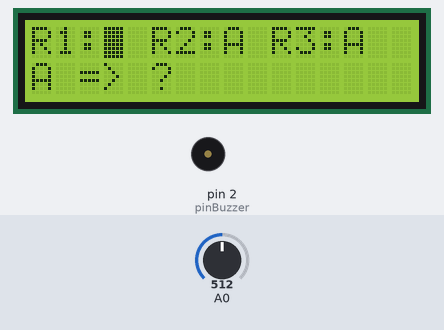
Recording of a sketch running on a simulated Arduino Uno, built with avr-gcc and run on an emulated ATmega328P. Parts: 16×2 character LCD, buzzer (waves = sounding). Inputs (shaded band) come from the test bench; at power-on: A0 = 512. What the sketch prints to the serial monitor is not drawn.

Above: at 2.7 s.
2.8 s: A0 set to 539
4.3 s: A0 set to 563
At 5.0 s:
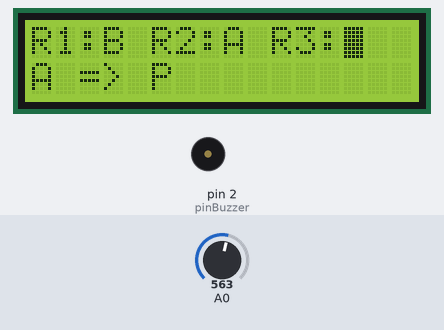
5.8 s: A0 set to 306
At 5.99 s:
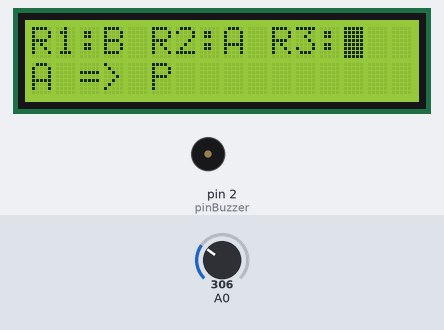
7.7 s: A0 set to 565
At 8.9 s:
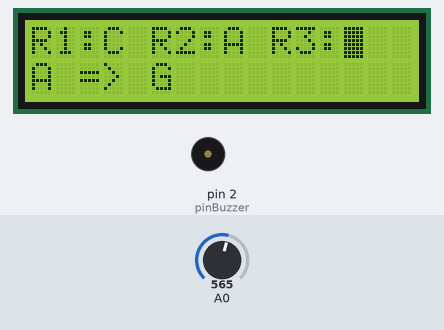
9.2 s: A0 set to 185
At 9.4 s:
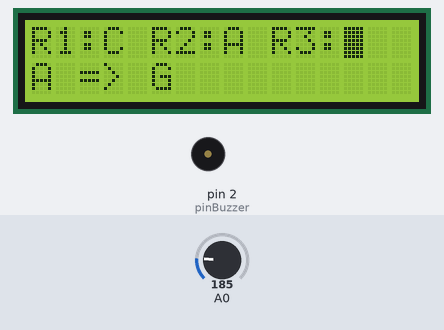
11.1 s: A0 set to 716
At 11.7 s:
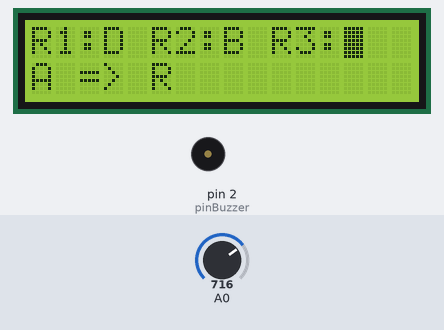
Timing chart, 0 to 14.1 s (numbered marks = the images above; inputs shaded):
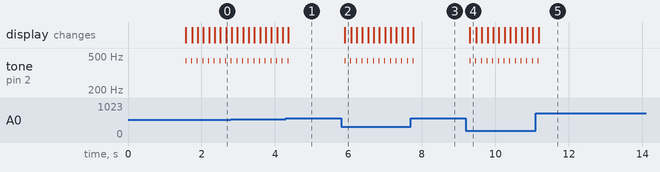

The sketch:

arduino_enigma_machine.ino
```cpp
// (licence header left out)
//liquid crystal library
#include <LiquidCrystal.h>

//select the pins used on the LCD panel
LiquidCrystal lcd(8, 9, 4, 5, 6, 7);

#define pinBuzzer 2

//values used by the panel and buttons
int lcd_key     = 0;
int adc_key_in  = 0;

//keys
#define btnRIGHT  0
#define btnUP     1
#define btnDOWN   2
#define btnLEFT   3
#define btnSELECT 4
#define btnNONE   5

//sounds
#define NOTE_C4  262
#define NOTE_CS4 277
#define NOTE_D4  294
#define NOTE_DS4 311
#define NOTE_E4  330
#define NOTE_F4  349
#define NOTE_FS4 370
#define NOTE_G4  392
#define NOTE_GS4 415
#define NOTE_A4  440
#define NOTE_AS4 466
#define NOTE_B4  494

#define LEFT 0
#define RIGHT 1

#define NUM_CURSOR_POSITIONS 4

#define ROT_INITIAL_POS 'A'
#define ROT1_NOTCH 'D'
#define ROT2_NOTCH 'B'

char rot1Pos;
char rot1NotchPos;
char rot2Pos;
char rot2NotchPos;
char rot3Pos;

int cursPosId;
char input;
char output;

const int NUM_LETTERS = 'Z' - 'A' + 1;

struct DisplayPos
{
  int col;
  int raw;
};

DisplayPos cursPos[NUM_CURSOR_POSITIONS] = {{3,0},{8,0},{13,0},{0,1}};

char reflector[NUM_LETTERS][2] =
{ {'A','F'},
  {'B','Z'},
  {'C','H'},
  {'D','L'},
  {'E','J'},
  {'F','A'},
  {'G','P'},
  {'H','C'},
  {'I','M'},
  {'J','E'},
  {'K','N'},
  {'L','D'},
  {'M','I'},
  {'N','K'},
  {'O','Y'},
  {'P','G'},
  {'Q','W'},
  {'R','S'},
  {'S','R'},
  {'T','V'},
  {'U','X'},
  {'V','T'},
  {'W','Q'},
  {'X','U'},
  {'Y','O'},
  {'Z','B'},
};

char rotor1[NUM_LETTERS][2] =
{ {'A','D'},
  {'B','M'},
  {'C','T'},
  {'D','W'},
  {'E','S'},
  {'F','I'},
  {'G','L'},
  {'H','R'},
  {'I','U'},
  {'J','Y'},
  {'K','Q'},
  {'L','N'},
  {'M','K'},
  {'N','F'},
  {'O','E'},
  {'P','J'},
  {'Q','C'},
  {'R','A'},
  {'S','Z'},
  {'T','B'},
  {'U','P'},
  {'V','G'},
  {'W','X'},
  {'X','O'},
  {'Y','H'},
  {'Z','V'},
};

char rotor2[NUM_LETTERS][2] =
{ {'A','A'},
  {'B','J'},
  {'C','D'},
  {'D','K'},
  {'E','S'},
  {'F','I'},
  {'G','R'},
  {'H','U'},
  {'I','X'},
  {'J','B'},
  {'K','L'},
  {'L','H'},
  {'M','W'},
  {'N','T'},
  {'O','M'},
  {'P','C'},
  {'Q','Q'},
  {'R','G'},
  {'S','Z'},
  {'T','N'},
  {'U','P'},
  {'V','Y'},
  {'W','F'},
  {'X','V'},
  {'Y','O'},
  {'Z','E'},
};

char rotor3[NUM_LETTERS][2] =
{ {'A','E'},
  {'B','K'},
  {'C','M'},
  {'D','F'},
  {'E','L'},
  {'F','G'},
  {'G','D'},
  {'H','Q'},
  {'I','V'},
  {'J','Z'},
  {'K','N'},
  {'L','T'},
  {'M','O'},
  {'N','W'},
  {'O','Y'},
  {'P','H'},
  {'Q','X'},
  {'R','U'},
  {'S','S'},
  {'T','P'},
  {'U','A'},
  {'V','I'},
  {'W','B'},
  {'X','R'},
  {'Y','C'},
  {'Z','J'},
};

int getOffset(char c)
{
  if(c < 'A' || c > 'Z')
  {
    return -1;
  }

  return c - 'A';
}

char getLetter(int i)
{
  if(i < 0 || i >= NUM_LETTERS)
  {
    return '!';
  }

  return 'A' + i;
}

char getRotorLetter(char disc[][2], int index, int pos)
{
  char c = '!';

  if(disc == NULL)
  {
    return c;
  }

  if(*disc == NULL)
  {
    return c;
  }

  if(index < 0 || index >= NUM_LETTERS)
  {
    return c;
  }

  if(pos != LEFT && pos != RIGHT)
  {
    return c;
  }

  c = disc[index][pos];

  if(c < 'A' || c > 'Z')
  {
    return '!';
  }

  return c;
}

int getRotorOffset(char disc[][2], char c, int pos)
{
  if(disc == NULL)
  {
    return -1;
  }

  if(*disc == NULL)
  {
    return -1;
  }

  if(pos != LEFT && pos != RIGHT)
  {
    return -1;
  }

  if(c < 'A' || c > 'Z')
  {
    return -1;
  }

  for (int i = 0; i < NUM_LETTERS; i ++)
  {
    if(disc[i][pos] == c)
    {
        return i;
    }
  }

  return -1;
}

void incrementInput()
{
  input++;
  if(input > 'Z')
  {
     input = 'A';
  }
}

void incrementRotor1()
{
  rot1Pos++;
  if(rot1Pos > 'Z')
  {
     rot1Pos = 'A';
  }

  if(rot1Pos == rot1NotchPos)
  {
    rot2Pos++;
    if(rot2Pos > 'Z')
    {
      rot2Pos = 'A';
    }

    if(rot2Pos == rot2NotchPos)
    {
      rot3Pos++;
      if(rot3Pos > 'Z')
      {
         rot3Pos = 'A';
      }
    }
  }
}

void incrementRotor2()
{
  rot2Pos++;
  if(rot2Pos > 'Z')
  {
    rot2Pos = 'A';
  }

  if(rot2Pos == rot2NotchPos)
  {
    rot3Pos++;
    if(rot3Pos > 'Z')
    {
       rot3Pos = 'A';
    }
  }
}

void incrementRotor3()
{
  rot3Pos++;
  if(rot3Pos > 'Z')
  {
    rot3Pos = 'A';
  }
}

void decrementInput()
{
  input--;
  if(input < 'A')
  {
     input = 'Z';
  }
}

void decrementRotor1()
{
  rot1Pos--;
  if(rot1Pos < 'A')
  {
     rot1Pos = 'Z';
  }
}

void decrementRotor2()
{
  rot2Pos--;
  if(rot2Pos < 'A')
  {
    rot2Pos = 'Z';
  }
}

void decrementRotor3()
{
  rot3Pos--;
  if(rot3Pos < 'A')
  {
    rot3Pos = 'Z';
  }
}

int modulo(int val)
{
  return ((val + NUM_LETTERS) % NUM_LETTERS);
}

void updateDisplay()
{
  lcd.setCursor(0,0);
  lcd.print("R1:  R2:  R3:  ");

  lcd.setCursor(3,0);
  lcd.print(rot1Pos);

  lcd.setCursor(8,0);
  lcd.print(rot2Pos);

  lcd.setCursor(13,0);
  lcd.print(rot3Pos);

  lcd.setCursor(0,1);
  lcd.print(input);

  lcd.setCursor(2,1);
  lcd.print("=>");

  lcd.setCursor(5,1);
  lcd.print(output);

  lcd.setCursor(cursPos[cursPosId].col,cursPos[cursPosId].raw);
  lcd.blink();
}


// read the buttons
int read_LCD_buttons()
{
 adc_key_in = analogRead(0);
 if (adc_key_in > 1000) return btnNONE;
 if (adc_key_in < 50)   return btnRIGHT;
 if (adc_key_in < 195)  return btnUP;
 if (adc_key_in < 380)  return btnDOWN;
 if (adc_key_in < 555)  return btnLEFT;
 if (adc_key_in < 790)  return btnSELECT;

 return btnNONE;
}

int checkMinInterval(unsigned long minInterval)
{
  int ret;
  static unsigned long time = 0;
  static unsigned long time2 = 0;

  time = millis();
  ret = ((time - time2) >= minInterval);
  time2 = time;

  //Serial.print("Ret:");
  //Serial.println(ret);

  return ret;
}

void setup()
{

 Serial.begin(9600);
 lcd.begin(16, 2);
 lcd.setCursor(0,0);
 lcd.print("Enigma Machine");
 delay(1500);

 rot1Pos = ROT_INITIAL_POS;
 rot1NotchPos = ROT1_NOTCH;

 rot2Pos = ROT_INITIAL_POS;
 rot2NotchPos = ROT2_NOTCH;

 rot3Pos = ROT_INITIAL_POS;
 //rot3NotchPos = 'B';

 cursPosId = 0;

 input = 'A';
 output = '?';

 updateDisplay();
}

void loop()
{
 char letter;
 char letter2;
 int offset;

 lcd_key = read_LCD_buttons();  // read the buttons

 switch (lcd_key)
 {
   case btnRIGHT:
     tone(pinBuzzer, NOTE_A4, 20);

     cursPosId++;
     if(cursPosId >= NUM_CURSOR_POSITIONS)
     {
       cursPosId = 0;
     }
     output = '?';
     break;

   case btnLEFT:
     tone(pinBuzzer, NOTE_A4, 20);

     cursPosId--;
     if(cursPosId < 0)
     {
       cursPosId = NUM_CURSOR_POSITIONS - 1;
     }
     output = '?';
     break;

   case btnUP:
     tone(pinBuzzer, NOTE_A4, 20);

     switch (cursPosId)
     {
       case 0:
         incrementRotor1();
         break;
       case 1:
         incrementRotor2();
         break;
       case 2:
         incrementRotor3();
         break;
       case 3:
         output = '?';
         incrementInput();
         break;
       default:
         Serial.println("Error");
         break;
     }
     break;

   case btnDOWN:
     tone(pinBuzzer, NOTE_A4, 20);

     switch (cursPosId)
     {
       case 0:
         decrementRotor1();
         break;
       case 1:
         decrementRotor2();
         break;
       case 2:
         decrementRotor3();
         break;
       case 3:
         output = '?';
         decrementInput();
         break;
       default:
         Serial.println("Error");
         break;
     }
     break;

   case btnSELECT:

     if(checkMinInterval(500) == 0)
     {
       break; //prevent accidental multiple presses of the select button, by introducing a minimal delay between presses
     }

     tone(pinBuzzer, NOTE_A4, 20);

     //--------------------------------------------------
     Serial.print("Input:");
     Serial.println(input);
     //--------------------------------------------------
     Serial.print("R1:");
     offset = modulo(getOffset(input) + getOffset(rot1Pos) - 0); //the offset of the static disc is 0
     letter = getRotorLetter(rotor1, offset, RIGHT);
     Serial.print(letter);
     Serial.print(",");
     offset = getRotorOffset(rotor1, letter, LEFT);
     letter2 = getRotorLetter(rotor1, offset, LEFT);
     Serial.println(letter2);
     if(letter != letter2)
     {
       output = '!'; //error
       Serial.println("Error");
       break;
     }
     //--------------------------------------------------
     Serial.print("R2:");
     offset = modulo(offset + getOffset(rot2Pos) - getOffset(rot1Pos));
     letter = getRotorLetter(rotor2, offset, RIGHT);
     Serial.print(letter);
     Serial.print(",");
     offset = getRotorOffset(rotor2, letter, LEFT);
     letter2 = getRotorLetter(rotor2, offset, LEFT);
     Serial.println(letter2);
     if(letter != letter2)
     {
       output = '!'; //error
       Serial.println("Error");
       break;
     }
     //--------------------------------------------------
     Serial.print("R3:");
     offset = modulo(offset + getOffset(rot3Pos) - getOffset(rot2Pos));
     letter = getRotorLetter(rotor3, offset, RIGHT);
     Serial.print(letter);
     Serial.print(",");
     offset = getRotorOffset(rotor3, letter, LEFT);
     letter2 = getRotorLetter(rotor3, offset, LEFT);
     Serial.println(letter2);
     if(letter != letter2)
     {
       output = '!'; //error
       Serial.println("Error");
       break;
     }
     //--------------------------------------------------
     Serial.print("Refl:");
     offset = modulo(offset + 0 - getOffset(rot3Pos));  //the offset of the reflector is 0
     letter = getRotorLetter(reflector, offset, LEFT);
     letter2 = getRotorLetter(reflector, offset, RIGHT);
     Serial.print(letter);
     Serial.print(",");
     Serial.println(letter2);
     offset = getRotorOffset(reflector, letter, RIGHT);
     //--------------------------------------------------
     Serial.print("R3:");
     offset = modulo(offset + getOffset(rot3Pos) - 0); //the offset of the reflector is 0
     letter = getRotorLetter(rotor3, offset, LEFT);
     Serial.print(letter);
     Serial.print(",");
     offset = getRotorOffset(rotor3, letter, RIGHT);
     letter2 = getRotorLetter(rotor3, offset, RIGHT);
     Serial.println(letter2);
     if(letter != letter2)
     {
       output = '!'; //error
       Serial.println("Error");
       break;
     }
     //--------------------------------------------------
     Serial.print("R2:");
     offset = modulo(offset + getOffset(rot2Pos) - getOffset(rot3Pos));
     letter = getRotorLetter(rotor2, offset, LEFT);
     Serial.print(letter);
     Serial.print(",");
     offset = getRotorOffset(rotor2, letter, RIGHT);
     letter2 = getRotorLetter(rotor2, offset, RIGHT);
     Serial.println(letter2);
     if(letter != letter2)
     {
       output = '!'; //error
       Serial.println("Error");
       break;
     }
     //--------------------------------------------------
     Serial.print("R1:");
     offset = modulo(offset + getOffset(rot1Pos) - getOffset(rot2Pos));
     letter = getRotorLetter(rotor1, offset, LEFT);
     Serial.print(letter);
     Serial.print(",");
     offset = getRotorOffset(rotor1, letter, RIGHT);
     letter2 = getRotorLetter(rotor1, offset, RIGHT);
     Serial.println(letter2);
     if(letter != letter2)
     {
       output = '!'; //error
       Serial.println("Error");
       break;
     }
     //--------------------------------------------------
     offset = modulo(offset + 0 - getOffset(rot1Pos));
     output = getLetter(offset);
     Serial.print("Output:");
     Serial.println(output);
     //--------------------------------------------------

     incrementRotor1();

     break;

   case btnNONE:
     break;
 }

 updateDisplay();
 delay(150);

}
```

Measured:
- the behaviour switches between 554 and 555 on A0 (found by bisection; images 0 and 1)
- after the input at 4.3 s, tone on pin 2 (pinBuzzer): goes on until 4.4 s, then stays silent; the display: changes after 0.06 s (image 1)
- after the input at 5.8 s, tone on pin 2 (pinBuzzer): alternates 440 Hz for 0.02 s and silent for 0.13 s, starting after 0.10 s
- after the input at 7.7 s, tone on pin 2 (pinBuzzer): goes on until 7.8 s, then stays silent; the display: changes after 0.07 s (image 3)
- after the input at 9.2 s, tone on pin 2 (pinBuzzer): alternates 440 Hz for 0.02 s and silent for 0.13 s, starting after 0.10 s
- after the input at 11.1 s, tone on pin 2 (pinBuzzer): goes on until 11.2 s, then stays silent; the display: changes after 0.07 s (image 5)
- by itself, tone on pin 2 (pinBuzzer): alternates 440 Hz for 0.02 s and silent for 0.13 s
